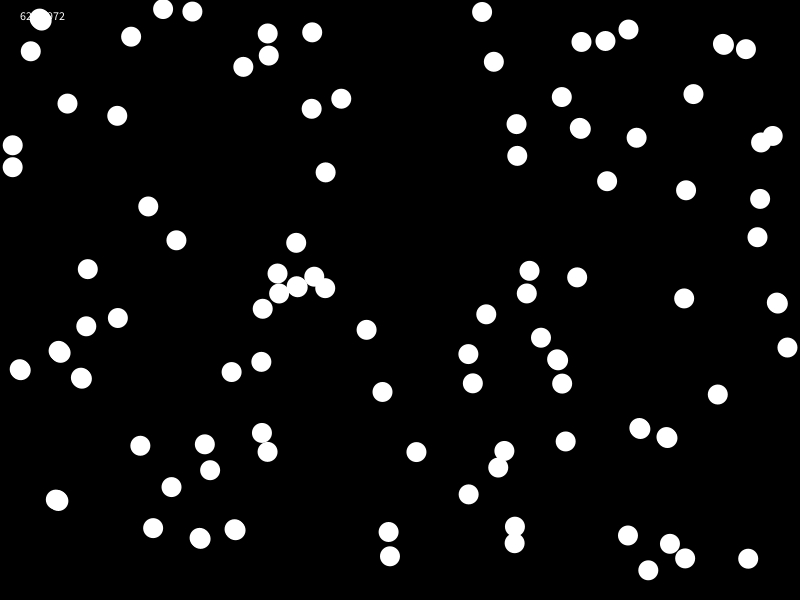
Frame 1 (no input)
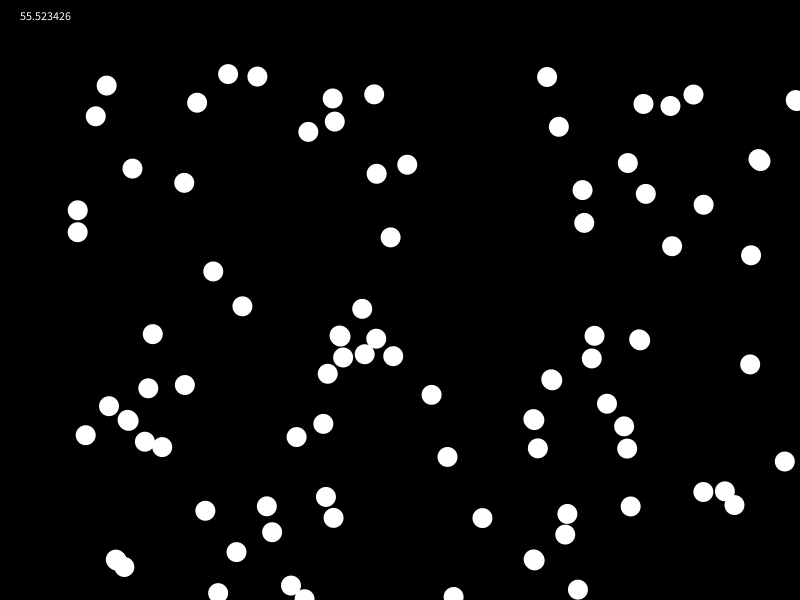
Frame 60 (the mouse pressed at the canvas centre just before this capture)
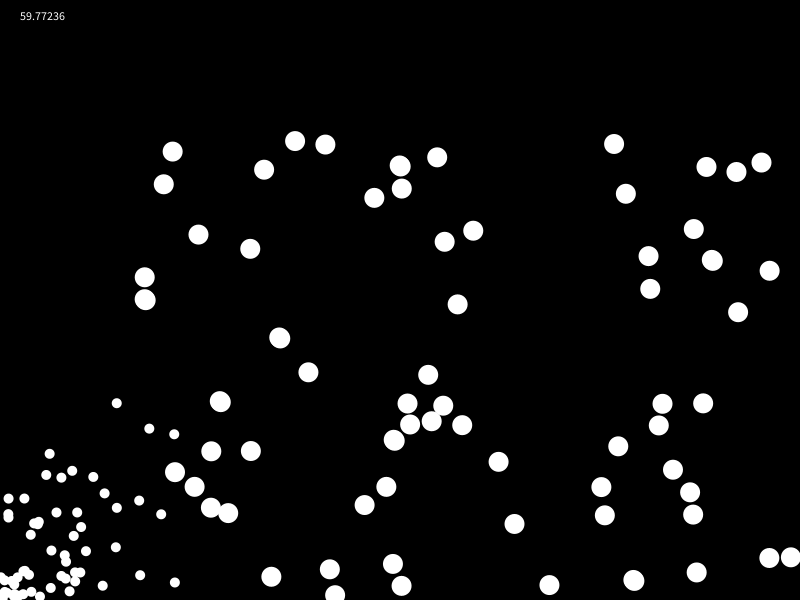
Frame 120 (the mouse held since frame 60 and released just before this capture)

The Processing sketch that drew these frames (run headless with seeded random() and noise(); from frame 60 on, the mouse is pressed at the canvas centre):

// Processing sketch: BulletGrid
// ── BulletGrid.pde
Grid mygrid;
ArrayList<Monster> monsters = new ArrayList<Monster>();
ArrayList<Bullet> bullets;
boolean clicked = false;
void setup() {
  size(800, 600);
  mygrid = new Grid(40, width, height);
  for (int i = 0; i < 100; i++) {
    Monster monster = new Monster(new PVector(random(0, width), random(0, height)), mygrid);
    monsters.add(monster);
  }
  for (int i = 0; i < monsters.size(); i++) {
    mygrid.update(monsters.get(i));
  }
  bullets = new ArrayList<Bullet>();

  noStroke();
}
void draw() {
  background(0);
  mygrid.draw();


  for (int i = 0; i < bullets.size(); i++) {
    check(bullets.get(i));
    if (bullets.get(i).position.x > width || bullets.get(i).position.y < 0) { 
      bullets.remove(i);
    }

    try {
      bullets.get(i).draw();
    }
    catch(Exception e) {
    }
  }

  text(frameRate+"", 20, 20);
  if (clicked) {
    bullets.add(new Bullet(
      new PVector(0, height-1), 
      new PVector(random(0, 4), random(-4, 0)))) ;
  }
}

void mousePressed() {
  clicked = true;
}
void mouseReleased() {
  clicked = false;
}

void check(Bullet a) {

  PVector cell = mygrid.getCell(a.position);
  ArrayList<PositionObject> items = mygrid.getObjectList(cell);
  if(items != null) {
  for (int i = 0; i < items.size(); i++) {
    if (dist(a.position.x, a.position.y, items.get(i).position.x, items.get(i).position.y) < 20) {
      items.remove(i);
    }
  }
  }
}

// ── Bullet.pde
public class Bullet extends PositionObject {

  PVector dir;
  public Bullet(PVector pos, PVector dir) {

    this.position = pos;
    this.dir = dir;
  }

  void draw() {
    ellipse(this.position.x, this.position.y, 10, 10);
    this.position.add(dir);
  }
}

// ── Grid.pde
public class Grid {

  ArrayList<PositionObject>[][] grid;
  int size, gwidth, gheight;
  int sizey;

  public Grid(int size, int gwidth, int gheight) {
    this.sizey = size*gheight/gwidth;
    grid = new ArrayList[size][sizey];
    for (int x = 0; x < size; x++) {
      for (int y = 0; y < sizey; y++) {
        grid[x][y] = new ArrayList<PositionObject>();
      }
    }
    this.size = size;
    this.gwidth = gwidth;
    this.gheight = gheight;
  }

  PVector getCell( PVector a) {
    return new PVector(
      (int)floor(a.x/(gwidth/size)), 
      (int)floor(a.y/(gheight/sizey)));
  }



  ArrayList<PositionObject> getObjectList(PVector a) {
    PVector pos = getCell(a);
    if (pos.x >= size || pos.x < 0 || pos.y >= sizey || pos.y < 0) {
      return null;
    } else return grid[(int)a.x][(int)a.y];
  }


  void update(PositionObject object) {
    // cancello oggetto già esistente
    int x = (int)object.lastPosition.x/(gwidth/size);
    int y = (int)object.lastPosition.y/(gheight/sizey);
    ArrayList<PositionObject> curr = grid[x][y];
    for (int i = 0; i < curr.size(); i++) {
      if (curr.get(i) == object) {
        curr.remove(i);
      }
    }
    // -------- riposiziono l'oggetto
    x = (int)object.position.x/(gwidth/size);
    y = (int)object.position.y/(gheight/sizey);
    try { 
      curr = grid[x][y];
      curr.add(object);
    }
    catch(Exception e) {
    }
  }

  void draw() {
    for (int i = 0; i < this.size; i++) {
      for (int j = 0; j < this.sizey; j++) {
        for (int z = 0; z < grid[i][j].size(); z++) {
          grid[i][j].get(z).draw();
        }
        // text(grid[i][j].size(), i*width/size, j*height/sizey);
      }
    }
  }
}

// ── PositionObject.pde
abstract class PositionObject {

  PVector position;
  PVector lastPosition;
  Grid grid;
  public void setPos(PVector pos) {
    if (this.position != null) {
      this.lastPosition = this.position;
    } else this.lastPosition = pos;
    this.position = pos;
  }
  public PVector getPos() {
    return this.position;
  }
  void draw() {
  };
}

public class Monster extends PositionObject {
  int life, speed, damage;
  public Monster(PVector pos, Grid grid) {
    this.setPos(pos);
    life = 20;
    speed = 3;
    damage = 10;
    this.grid = grid;
  }

  void draw() {
   
    ellipse(this.position.x, this.position.y, 20, 20);
    this.setPos(new PVector(position.x+1, position.y+1));
    this.grid.update(this);
  }
}
